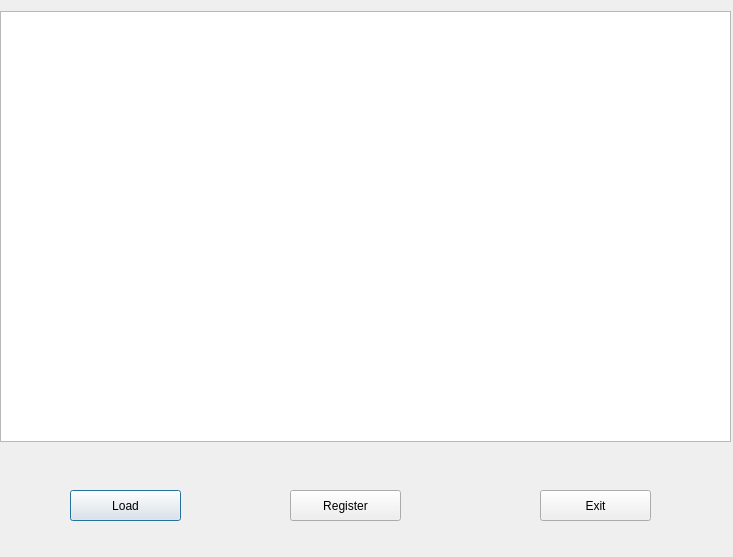
<?xml version="1.0" encoding="UTF-8"?>
<ui version="4.0">
 <class>RegisterDlg</class>
 <widget class="QDialog" name="RegisterDlg">
  <property name="geometry">
   <rect>
    <x>0</x>
    <y>0</y>
    <width>733</width>
    <height>557</height>
   </rect>
  </property>
  <property name="windowTitle">
   <string>Dialog</string>
  </property>
  <widget class="QTableView" name="tableView">
   <property name="geometry">
    <rect>
     <x>0</x>
     <y>11</y>
     <width>731</width>
     <height>431</height>
    </rect>
   </property>
  </widget>
  <widget class="QPushButton" name="btnLoadReg">
   <property name="geometry">
    <rect>
     <x>70</x>
     <y>490</y>
     <width>111</width>
     <height>31</height>
    </rect>
   </property>
   <property name="styleSheet">
    <string notr="true">font: 16pt &quot;Sans Serif&quot;;</string>
   </property>
   <property name="text">
    <string>Load</string>
   </property>
  </widget>
  <widget class="QPushButton" name="btnReg">
   <property name="geometry">
    <rect>
     <x>290</x>
     <y>490</y>
     <width>111</width>
     <height>31</height>
    </rect>
   </property>
   <property name="styleSheet">
    <string notr="true">font: 16pt &quot;Sans Serif&quot;;</string>
   </property>
   <property name="text">
    <string>Register</string>
   </property>
  </widget>
  <widget class="QPushButton" name="btnEixt">
   <property name="geometry">
    <rect>
     <x>540</x>
     <y>490</y>
     <width>111</width>
     <height>31</height>
    </rect>
   </property>
   <property name="styleSheet">
    <string notr="true">font: 16pt &quot;Sans Serif&quot;;</string>
   </property>
   <property name="text">
    <string>Exit</string>
   </property>
  </widget>
 </widget>
 <resources/>
 <connections/>
</ui>
